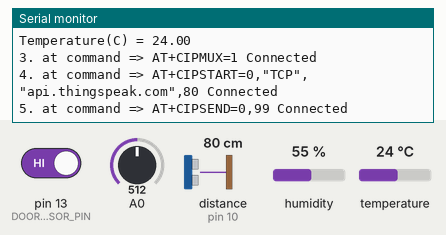
Simulated run of this program. Board: Arduino Uno, built with avr-gcc and run on an emulated ATmega328P. On the bench: the last lines printed to the serial monitor. Wiring (inferred from the names in the program): ultrasonic range finder: trigger pin 9; echo pin 10. The inputs (shaded band) are chosen by the test bench; at power-on: pin 13 (DOOR_SENSOR_PIN) HIGH, distance to the obstacle (sensor on pin 10) 80 cm, humidity 55 %, A0 = 512, temperature 24 °C. The echo pulse lasts 58.3 µs per cm; the modem accepts every AT command (registered, SIM ready, sends succeed) and sends nothing else.

Above: at 1.2 s.
1.3 s: pin 13 (DOOR_SENSOR_PIN) driven LOW
3.4 s: distance to the obstacle (sensor on pin 10) set to 2 cm
At 4.7 s:
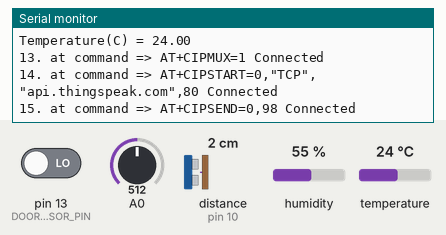
4.9 s: humidity set to 22 %
At 6.2 s:
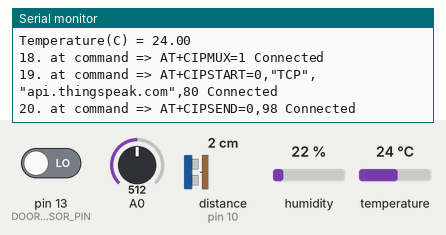
6.4 s: A0 set to 716
At 7.8 s:
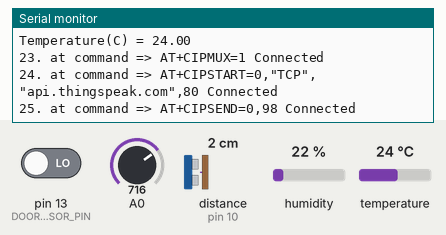
7.9 s: distance to the obstacle (sensor on pin 10) set to 299 cm
At 9.8 s:
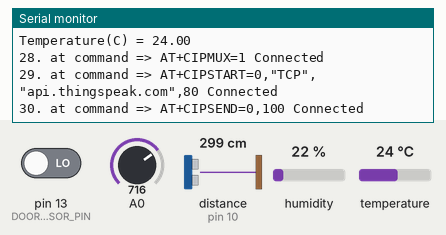
16.7 s: distance to the obstacle (sensor on pin 10) set to 18 cm
At 17.0 s:
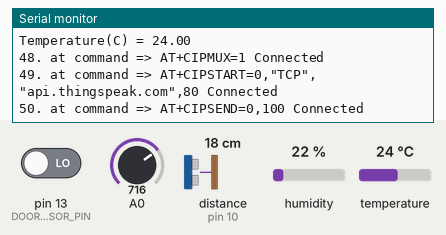
Timing chart, 0 to 19.7 s (numbered marks = the images above; inputs shaded):
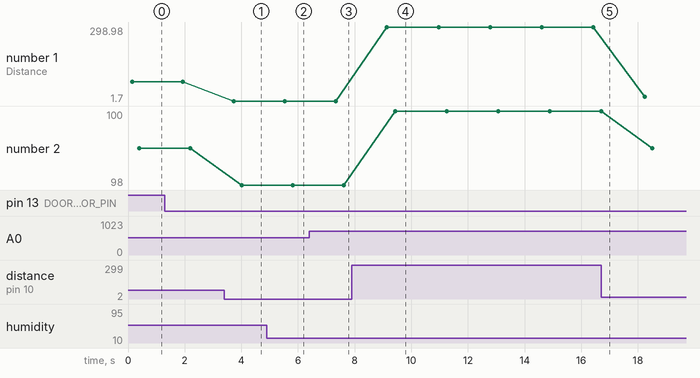

The program:

main.cpp
```cpp
#include <Arduino.h>
#include "SoftwareSerial.h"
#include <DHT.h>

//Defining the RX and TX for the esp8266 module
#define RX 2
#define TX 3
#define DHTTYPE DHT11
#define DHTPIN 5
const int DOOR_SENSOR_PIN = 13;
int doorState;
const int trigPin = 9;
const int echoPin = 10;
float duration, distance;
//calling softwareSerial library with parameter of RX and TX
SoftwareSerial esp8266(RX, TX);

//Define Information for the api and esp8266
String AP = "MortyMcFly2020";
String PASS = "Valorant2020!";
String API = "F1SPFJ9UXAT8I8XA";
String HOST = "api.thingspeak.com";
String PORT = "80";

//define other variables
int countTrueCommand;
int countTimeCommand;
boolean found = false;
DHT dht(DHTPIN, DHTTYPE);

void setup()
{
  Serial.begin(9600);
  esp8266.begin(115200);
  pinMode(DOOR_SENSOR_PIN, INPUT_PULLUP);
  pinMode(trigPin, OUTPUT);
  pinMode(echoPin, INPUT);
  sendCommand("AT", 5, "OK");
  sendCommand("AT+CWMODE=1", 5, "OK");
  sendCommand("AT+CWJAP=\""+AP+"\",\""+PASS+"\"",20,"OK");
}

void loop()
{
  String getData = "GET /update?api_key="+API+"&field1="+getTemperatureValue()+"&field2="+getHumidityValue()+"&field3="+getPhotoSens()+"&field4="+getDoorSens()+"%field5="+getMotionSen();
  sendCommand("AT+CIPMUX=1",5,"OK");
  sendCommand("AT+CIPSTART=0,\"TCP\",\""+ HOST +"\","+ PORT,15,"OK");
  sendCommand("AT+CIPSEND=0," +String(getData.length()+4), 4, ">");
  esp8266.println(getData);
  delay(1500);
  countTrueCommand++;
  sendCommand("AT+CIPCLOSE=0", 5, "OK");
}

void sendCommand(String command, int maxTime, char readReplay[])
{
  Serial.print(countTrueCommand);
  Serial.print(". at command => ");
  Serial.print(command);
  Serial.print(" ");
  while (countTimeCommand < (maxTime * 1))
  {
    esp8266.println(command);
    if (esp8266.find(readReplay))
    {
      found = true;
      break;
    }
    countTimeCommand++;
  }
  if (found == true)
  {
    Serial.println("Connected");
    countTrueCommand++;
    countTimeCommand = 0;
  }
  if (found == false)
  {
    Serial.println("Fail");
    countTrueCommand = 0;
    countTimeCommand = 0;
  }
  found = false;
}

String getTemperatureValue(){
  float temperature = dht.readTemperature();
  Serial.print("Temperature(C) = ");
  Serial.println(temperature);
  return String(temperature);
}

String getHumidityValue(){
  float humidity = dht.readHumidity();
  Serial.print("Humidity in % = ");
  Serial.println(humidity);
  return String(humidity);
}

String getPhotoSens(){
  int photoSenValue = analogRead(A0);
  Serial.print("PhotoSensor Value = ");
  Serial.println(photoSenValue);
  return String(photoSenValue);
}

String getDoorSens(){
  doorState = digitalRead(DOOR_SENSOR_PIN);
  if(doorState == HIGH){
    Serial.println("Door is Open");
  }
  else{
    Serial.println("Door is Closed");
  }
  return String(doorState);
}

String getMotionSen(){
  digitalWrite(trigPin, LOW);
  delayMicroseconds(2);
  digitalWrite(trigPin, HIGH);
  delayMicroseconds(10);
  digitalWrite(trigPin, LOW);

  duration = pulseIn(echoPin, HIGH);
  distance = (duration*0.0343)/2;
  Serial.print("Distance: ");
  Serial.println(distance);
  delay(100);
  return String(distance);
}
```

Measured:
- after the input at 3.4 s, the serial monitor: prints a new line after 0.34 s (image 1)
- after the input at 6.4 s, the serial monitor: prints a new line after 1.0 s (image 3)
- after the input at 7.9 s, the serial monitor: prints a new line after 1.2 s (image 4)
- plotted number 1: 79.68 → 1.7 after the input at 3.4 s, 1.7 → 298.98 after the input at 7.9 s, 298.98 → 17.68 after the input at 16.7 s
- plotted number 2: 99 → 98 after the input at 3.4 s, 98 → 100 after the input at 7.9 s, 100 → 99 after the input at 16.7 s
